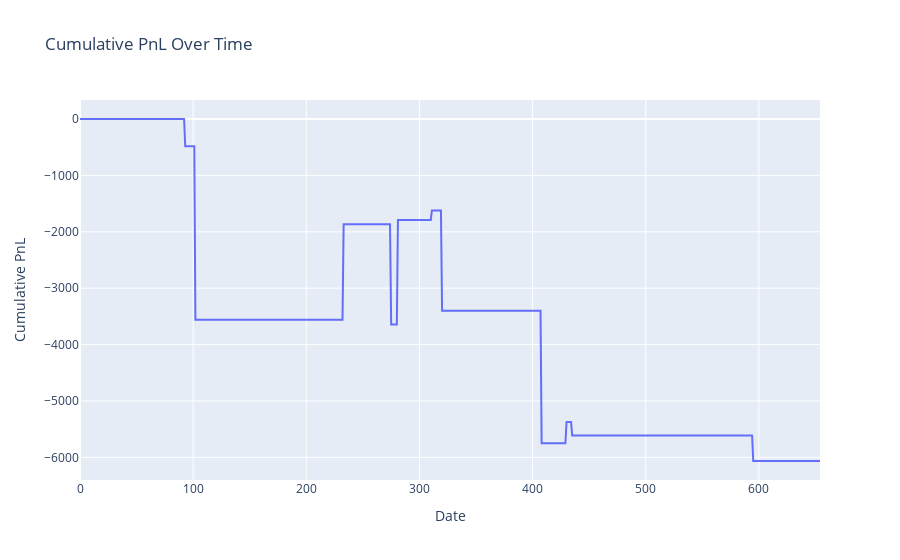

Notebook cell for this chart:
### Code cell
# Create cumulative PnL column
df["cumulative_pnl"] = df["pnl"].cumsum()

# Trade summary metrics
total_trades = df["trade_exit"].sum()
total_pnl = df["pnl"].sum()
winning_trades = df[df["pnl"] > 0]["pnl"].count()
losing_trades = df[df["pnl"] < 0]["pnl"].count()
avg_return = df["pnl"][df["pnl"] != 0].mean()
win_rate = winning_trades / total_trades if total_trades > 0 else np.nan
entry_dates = df.loc[df["trade_entry"], "timestamp"].reset_index(drop=True)
exit_dates = df.loc[df["trade_exit"], "timestamp"].reset_index(drop=True)
holding_durations = [(exit_date - entry_date).days for entry_date, exit_date in zip(entry_dates, exit_dates)]
avg_holding_period = np.mean(holding_durations) if holding_durations else np.nan


# Summary dictionary
summary = {
    "Total Trades": total_trades,
    "Total PnL": round(total_pnl, 4),
    "Winning Trades": winning_trades,
    "Losing Trades": losing_trades,
    "Win Rate (%)": round(win_rate * 100, 2) if not np.isnan(win_rate) else "N/A",
    "Average Trade Return": round(avg_return, 4) if not np.isnan(avg_return) else "N/A",
    "Average Holding Period (days)": round(avg_holding_period, 2) if not np.isnan(avg_holding_period) else "N/A",
}

# Plot cumulative PnL with Plotly
fig = go.Figure()
fig.add_trace(go.Scatter(x=ledger_df.index, y=ledger_df["cumulative_pnl"], mode="lines", name="Cumulative PnL"))
fig.update_layout(title="Cumulative PnL Over Time", xaxis_title="Date", yaxis_title="Cumulative PnL")
fig.show()
fig.write_html("html_plot/cumulative_pnl.html")

### Figure 1 — Plotly figure (JSON) as saved in the notebook; plotly's stock layout.template omitted (floating-point values rounded to 4 significant figures; data arrays with more than 128 entries replaced by an {"elided": "..."} marker saying what was removed)
{"data": [{"mode": "lines", "name": "Cumulative PnL", "type": "scatter", "x": {"elided": "655 int values"}, "y": {"elided": "655 float values"}}], "layout": {"title": {"text": "Cumulative PnL Over Time"}, "xaxis": {"title": {"text": "Date"}}, "yaxis": {"title": {"text": "Cumulative PnL"}}}}
